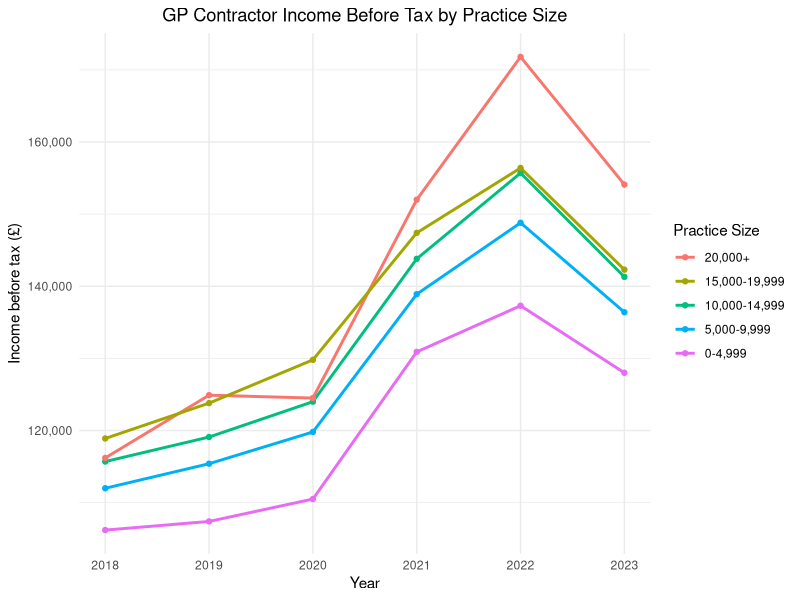
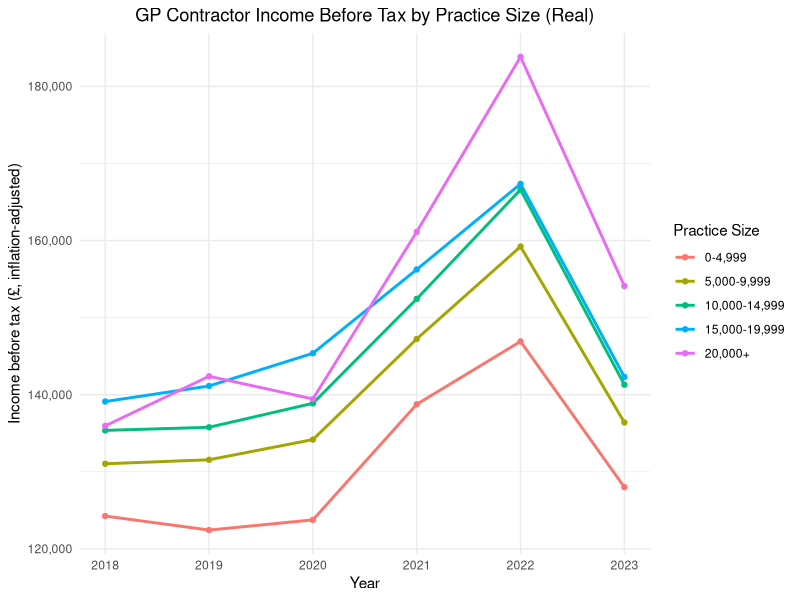
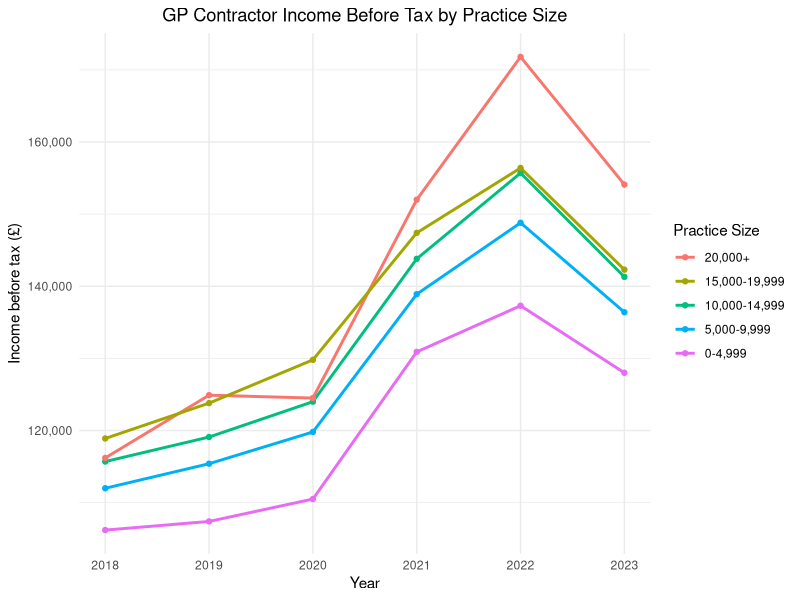
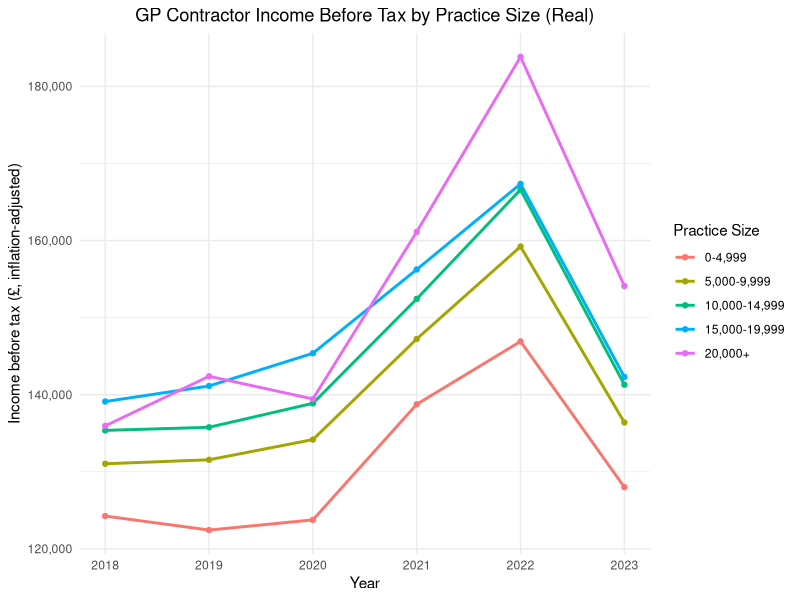

Reproduce these figures in R, in order.
library(tibble)
library(ggplot2)
library(dplyr)
library(tidyr)
library(scales)

# Create the income data by practice size and year
practice_income <- tribble(
  ~Year, ~Size, ~Income,
  2018, "0-4,999", 106200,
  2019, "0-4,999", 107400,
  2020, "0-4,999", 110500,
  2021, "0-4,999", 130900,
  2022, "0-4,999", 137300,
  2023, "0-4,999", 128000,
  2018, "5,000-9,999", 112000,
  2019, "5,000-9,999", 115400,
  2020, "5,000-9,999", 119800,
  2021, "5,000-9,999", 138900,
  2022, "5,000-9,999", 148800,
  2023, "5,000-9,999", 136400,
  2018, "10,000-14,999", 115700,
  2019, "10,000-14,999", 119100,
  2020, "10,000-14,999", 124000,
  2021, "10,000-14,999", 143800,
  2022, "10,000-14,999", 155700,
  2023, "10,000-14,999", 141300,
  2018, "15,000-19,999", 118900,
  2019, "15,000-19,999", 123800,
  2020, "15,000-19,999", 129800,
  2021, "15,000-19,999", 147400,
  2022, "15,000-19,999", 156400,
  2023, "15,000-19,999", 142300,
  2018, "20,000+", 116200,
  2019, "20,000+", 124900,
  2020, "20,000+", 124500,
  2021, "20,000+", 152000,
  2022, "20,000+", 171800,
  2023, "20,000+", 154100
)

# Order factor levels
practice_income <- practice_income %>%
  mutate(Size = factor(Size, levels = c("20,000+", "15,000-19,999", "10,000-14,999", "5,000-9,999", "0-4,999")))

# Plot
ggplot(practice_income, aes(x = Year, y = Income, color = Size)) +
  geom_line(linewidth = 1) +
  geom_point() +
  scale_y_continuous(labels = comma) +
  labs(
    title = "GP Contractor Income Before Tax by Practice Size",
    y = "Income before tax (£)",
    x = "Year",
    color = "Practice Size"
  ) +
  theme_minimal() +
  theme(
    plot.title = element_text(hjust = 0.5),
    legend.position = "right",
    panel.grid.minor.x = element_blank()
  )

ggsave("analysis/closures/salary_by_practice_size.png", width = 10, height = 7)


# REAL
# Create the income data by practice size and year
practice_income <- tribble(
  ~Year, ~Size, ~Income,
  2018, "0-4,999", 124254,
  2019, "0-4,999", 122436,
  2020, "0-4,999", 123760,
  2021, "0-4,999", 138754,
  2022, "0-4,999", 146911,
  2023, "0-4,999", 128000,
  2018, "5,000-9,999", 131040,
  2019, "5,000-9,999", 131556,
  2020, "5,000-9,999", 134176,
  2021, "5,000-9,999", 147234,
  2022, "5,000-9,999", 159216,
  2023, "5,000-9,999", 136400,
  2018, "10,000-14,999", 135369,
  2019, "10,000-14,999", 135774,
  2020, "10,000-14,999", 138880,
  2021, "10,000-14,999", 152428,
  2022, "10,000-14,999", 166599,
  2023, "10,000-14,999", 141300,
  2018, "15,000-19,999", 139113,
  2019, "15,000-19,999", 141132,
  2020, "15,000-19,999", 145376,
  2021, "15,000-19,999", 156244,
  2022, "15,000-19,999", 167348,
  2023, "15,000-19,999", 142300,
  2018, "20,000+", 135954,
  2019, "20,000+", 142386,
  2020, "20,000+", 139440,
  2021, "20,000+", 161120,
  2022, "20,000+", 183826,
  2023, "20,000+", 154100
)

# Order factor levels
practice_income <- practice_income %>%
  mutate(Size = factor(Size, levels = c("0-4,999", "5,000-9,999", "10,000-14,999", "15,000-19,999", "20,000+")))

ggplot(practice_income, aes(x = Year, y = Income, color = Size)) +
  geom_line(linewidth = 1) +
  geom_point() +
  scale_y_continuous(labels = comma) +
  labs(
    title = "GP Contractor Income Before Tax by Practice Size (Real)",
    y = "Income before tax (£, inflation-adjusted)",
    x = "Year",
    color = "Practice Size"
  ) +
  theme_minimal() +
  theme(
    plot.title = element_text(hjust = 0.5),
    legend.position = "right",
    panel.grid.minor.x = element_blank()
  )

ggsave("analysis/closures/real_salary_by_practice_size.png", width = 10, height = 7)
